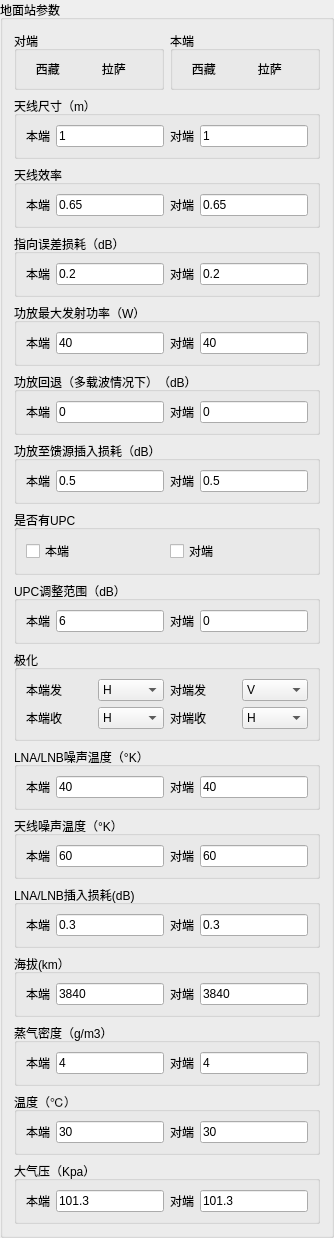
             <widget class="QGroupBox" name="groupBox_5">
              <property name="title">
               <string>地面站参数</string>
              </property>
              <layout class="QVBoxLayout" name="verticalLayout_4">
               <item>
                <layout class="QHBoxLayout" name="horizontalLayout_5">
                 <item>
                  <widget class="QGroupBox" name="groupBox_8">
                   <property name="title">
                    <string>对端</string>
                   </property>
                   <layout class="QHBoxLayout" name="horizontalLayout_31">
                    <item>
                     <widget class="QLabel" name="lbl_dd_province">
                      <property name="text">
                       <string>   西藏</string>
                      </property>
                     </widget>
                    </item>
                    <item>
                     <widget class="QLabel" name="lbl_dd_city">
                      <property name="text">
                       <string>   拉萨</string>
                      </property>
                     </widget>
                    </item>
                   </layout>
                  </widget>
                 </item>
                 <item>
                  <widget class="QGroupBox" name="groupBox_7">
                   <property name="title">
                    <string>本端</string>
                   </property>
                   <layout class="QHBoxLayout" name="horizontalLayout_32">
                    <item>
                     <widget class="QLabel" name="lbl_bd_province">
                      <property name="text">
                       <string>   西藏</string>
                      </property>
                     </widget>
                    </item>
                    <item>
                     <widget class="QLabel" name="lbl_bd_city">
                      <property name="text">
                       <string>   拉萨</string>
                      </property>
                     </widget>
                    </item>
                   </layout>
                  </widget>
                 </item>
                </layout>
               </item>
               <item>
                <widget class="QGroupBox" name="groupBox_9">
                 <property name="title">
                  <string>天线尺寸（m）</string>
                 </property>
                 <layout class="QHBoxLayout" name="horizontalLayout_4">
                  <item>
                   <widget class="QLabel" name="label_9">
                    <property name="text">
                     <string>本端</string>
                    </property>
                   </widget>
                  </item>
                  <item>
                   <widget class="QLineEdit" name="ledt_atn_bd_d">
                    <property name="text">
                     <string>1</string>
                    </property>
                   </widget>
                  </item>
                  <item>
                   <widget class="QLabel" name="label_10">
                    <property name="text">
                     <string>对端</string>
                    </property>
                   </widget>
                  </item>
                  <item>
                   <widget class="QLineEdit" name="ledt_atn_dd_d">
                    <property name="text">
                     <string>1</string>
                    </property>
                   </widget>
                  </item>
                 </layout>
                </widget>
               </item>
               <item>
                <widget class="QGroupBox" name="groupBox_10">
                 <property name="title">
                  <string>天线效率</string>
                 </property>
                 <layout class="QHBoxLayout" name="horizontalLayout_6">
                  <item>
                   <widget class="QLabel" name="label_11">
                    <property name="text">
                     <string>本端</string>
                    </property>
                   </widget>
                  </item>
                  <item>
                   <widget class="QLineEdit" name="ledit_bd_Atnef">
                    <property name="text">
                     <string>0.65</string>
                    </property>
                   </widget>
                  </item>
                  <item>
                   <widget class="QLabel" name="label_12">
                    <property name="text">
                     <string>对端</string>
                    </property>
                   </widget>
                  </item>
                  <item>
                   <widget class="QLineEdit" name="ledit_dd_Atnef">
                    <property name="text">
                     <string>0.65</string>
                    </property>
                   </widget>
                  </item>
                 </layout>
                </widget>
               </item>
               <item>
                <widget class="QGroupBox" name="groupBox_12">
                 <property name="title">
                  <string>指向误差损耗（dB）</string>
                 </property>
                 <layout class="QHBoxLayout" name="horizontalLayout_8">
                  <item>
                   <widget class="QLabel" name="label_15">
                    <property name="text">
                     <string>本端</string>
                    </property>
                   </widget>
                  </item>
                  <item>
                   <widget class="QLineEdit" name="ledt_loss_err_bd">
                    <property name="text">
                     <string>0.2</string>
                    </property>
                   </widget>
                  </item>
                  <item>
                   <widget class="QLabel" name="label_16">
                    <property name="text">
                     <string>对端</string>
                    </property>
                   </widget>
                  </item>
                  <item>
                   <widget class="QLineEdit" name="ledt_loss_err_dd">
                    <property name="text">
                     <string>0.2</string>
                    </property>
                   </widget>
                  </item>
                 </layout>
                </widget>
               </item>
               <item>
                <widget class="QGroupBox" name="groupBox_13">
                 <property name="title">
                  <string>功放最大发射功率（W）</string>
                 </property>
                 <layout class="QHBoxLayout" name="horizontalLayout_9">
                  <item>
                   <widget class="QLabel" name="label_17">
                    <property name="text">
                     <string>本端</string>
                    </property>
                   </widget>
                  </item>
                  <item>
                   <widget class="QLineEdit" name="hpa_mp_bd">
                    <property name="text">
                     <string>40</string>
                    </property>
                   </widget>
                  </item>
                  <item>
                   <widget class="QLabel" name="label_18">
                    <property name="text">
                     <string>对端</string>
                    </property>
                   </widget>
                  </item>
                  <item>
                   <widget class="QLineEdit" name="hpa_mp_dd">
                    <property name="text">
                     <string>40</string>
                    </property>
                   </widget>
                  </item>
                 </layout>
                </widget>
               </item>
               <item>
                <widget class="QGroupBox" name="groupBox_14">
                 <property name="title">
                  <string>功放回退（多载波情况下）（dB）</string>
                 </property>
                 <layout class="QHBoxLayout" name="horizontalLayout_10">
                  <item>
                   <widget class="QLabel" name="label_19">
                    <property name="text">
                     <string>本端</string>
                    </property>
                   </widget>
                  </item>
                  <item>
                   <widget class="QLineEdit" name="lineEdit_15">
                    <property name="text">
                     <string>0</string>
                    </property>
                   </widget>
                  </item>
                  <item>
                   <widget class="QLabel" name="label_20">
                    <property name="text">
                     <string>对端</string>
                    </property>
                   </widget>
                  </item>
                  <item>
                   <widget class="QLineEdit" name="lineEdit_16">
                    <property name="text">
                     <string>0</string>
                    </property>
                   </widget>
                  </item>
                 </layout>
                </widget>
               </item>
               <item>
                <widget class="QGroupBox" name="groupBox_15">
                 <property name="title">
                  <string>功放至馈源插入损耗（dB）</string>
                 </property>
                 <layout class="QHBoxLayout" name="horizontalLayout_11">
                  <item>
                   <widget class="QLabel" name="label_21">
                    <property name="text">
                     <string>本端</string>
                    </property>
                   </widget>
                  </item>
                  <item>
                   <widget class="QLineEdit" name="ledt_loss_Amplifier2feed_bd">
                    <property name="text">
                     <string>0.5</string>
                    </property>
                   </widget>
                  </item>
                  <item>
                   <widget class="QLabel" name="label_22">
                    <property name="text">
                     <string>对端</string>
                    </property>
                   </widget>
                  </item>
                  <item>
                   <widget class="QLineEdit" name="ledt_loss_Amplifier2feed_dd">
                    <property name="text">
                     <string>0.5</string>
                    </property>
                   </widget>
                  </item>
                 </layout>
                </widget>
               </item>
               <item>
                <widget class="QGroupBox" name="groupBox_16">
                 <property name="title">
                  <string>是否有UPC</string>
                 </property>
                 <layout class="QHBoxLayout" name="horizontalLayout_12">
                  <item>
                   <widget class="QCheckBox" name="checkBox">
                    <property name="text">
                     <string>本端</string>
                    </property>
                   </widget>
                  </item>
                  <item>
                   <widget class="QCheckBox" name="checkBox_2">
                    <property name="text">
                     <string>对端</string>
                    </property>
                   </widget>
                  </item>
                 </layout>
                </widget>
               </item>
               <item>
                <widget class="QGroupBox" name="groupBox_19">
                 <property name="title">
                  <string>UPC调整范围（dB）</string>
                 </property>
                 <layout class="QHBoxLayout" name="horizontalLayout_18">
                  <item>
                   <widget class="QLabel" name="label_31">
                    <property name="text">
                     <string>本端</string>
                    </property>
                   </widget>
                  </item>
                  <item>
                   <widget class="QLineEdit" name="lineEdit_23">
                    <property name="text">
                     <string>6</string>
                    </property>
                   </widget>
                  </item>
                  <item>
                   <widget class="QLabel" name="label_32">
                    <property name="text">
                     <string>对端</string>
                    </property>
                   </widget>
                  </item>
                  <item>
                   <widget class="QLineEdit" name="lineEdit_24">
                    <property name="text">
                     <string>0</string>
                    </property>
                   </widget>
                  </item>
                 </layout>
                </widget>
               </item>
               <item>
                <widget class="QGroupBox" name="groupBox_20">
                 <property name="title">
                  <string>极化</string>
                 </property>
                 <layout class="QGridLayout" name="gridLayout_3">
                  <item row="0" column="0">
                   <widget class="QLabel" name="label_33">
                    <property name="text">
                     <string>本端发</string>
                    </property>
                   </widget>
                  </item>
                  <item row="0" column="1">
                   <widget class="QComboBox" name="comboBox_6">
                    <item>
                     <property name="text">
                      <string>H</string>
                     </property>
                    </item>
                    <item>
                     <property name="text">
                      <string>V</string>
                     </property>
                    </item>
                   </widget>
                  </item>
                  <item row="1" column="3">
                   <widget class="QLabel" name="label_34">
                    <property name="text">
                     <string>对端收</string>
                    </property>
                   </widget>
                  </item>
                  <item row="1" column="0">
                   <widget class="QLabel" name="label_35">
                    <property name="text">
                     <string>本端收</string>
                    </property>
                   </widget>
                  </item>
                  <item row="0" column="4">
                   <widget class="QComboBox" name="comboBox_16">
                    <property name="currentIndex">
                     <number>1</number>
                    </property>
                    <item>
                     <property name="text">
                      <string>H</string>
                     </property>
                    </item>
                    <item>
                     <property name="text">
                      <string>V</string>
                     </property>
                    </item>
                   </widget>
                  </item>
                  <item row="0" column="3">
                   <widget class="QLabel" name="label_36">
                    <property name="text">
                     <string>对端发</string>
                    </property>
                   </widget>
                  </item>
                  <item row="1" column="4">
                   <widget class="QComboBox" name="coB_dd_re">
                    <property name="currentText">
                     <string>H</string>
                    </property>
                    <property name="currentIndex">
                     <number>0</number>
                    </property>
                    <item>
                     <property name="text">
                      <string>H</string>
                     </property>
                    </item>
                    <item>
                     <property name="text">
                      <string>V</string>
                     </property>
                    </item>
                   </widget>
                  </item>
                  <item row="1" column="1">
                   <widget class="QComboBox" name="coB_bd_re">
                    <property name="currentText">
                     <string>H</string>
                    </property>
                    <item>
                     <property name="text">
                      <string>H</string>
                     </property>
                    </item>
                    <item>
                     <property name="text">
                      <string>V</string>
                     </property>
                    </item>
                   </widget>
                  </item>
                 </layout>
                </widget>
               </item>
               <item>
                <widget class="QGroupBox" name="groupBox_21">
                 <property name="title">
                  <string>LNA/LNB噪声温度（°K）</string>
                 </property>
                 <layout class="QHBoxLayout" name="horizontalLayout_20">
                  <item>
                   <widget class="QLabel" name="label_39">
                    <property name="text">
                     <string>本端</string>
                    </property>
                   </widget>
                  </item>
                  <item>
                   <widget class="QLineEdit" name="ledt_t_n_bd_lna">
                    <property name="text">
                     <string>40</string>
                    </property>
                   </widget>
                  </item>
                  <item>
                   <widget class="QLabel" name="label_40">
                    <property name="text">
                     <string>对端</string>
                    </property>
                   </widget>
                  </item>
                  <item>
                   <widget class="QLineEdit" name="ledt_t_n_dd_lna">
                    <property name="text">
                     <string>40</string>
                    </property>
                   </widget>
                  </item>
                 </layout>
                </widget>
               </item>
               <item>
                <widget class="QGroupBox" name="groupBox_22">
                 <property name="title">
                  <string>天线噪声温度（°K）</string>
                 </property>
                 <layout class="QHBoxLayout" name="horizontalLayout_21">
                  <item>
                   <widget class="QLabel" name="label_43">
                    <property name="text">
                     <string>本端</string>
                    </property>
                   </widget>
                  </item>
                  <item>
                   <widget class="QLineEdit" name="ledt_t_n_bd">
                    <property name="text">
                     <string>60</string>
                    </property>
                   </widget>
                  </item>
                  <item>
                   <widget class="QLabel" name="label_44">
                    <property name="text">
                     <string>对端</string>
                    </property>
                   </widget>
                  </item>
                  <item>
                   <widget class="QLineEdit" name="ledt_t_n_dd">
                    <property name="text">
                     <string>60</string>
                    </property>
                   </widget>
                  </item>
                 </layout>
                </widget>
               </item>
               <item>
                <widget class="QGroupBox" name="groupBox_23">
                 <property name="title">
                  <string>LNA/LNB插入损耗(dB)</string>
                 </property>
                 <layout class="QHBoxLayout" name="horizontalLayout_22">
                  <item>
                   <widget class="QLabel" name="label_45">
                    <property name="text">
                     <string>本端</string>
                    </property>
                   </widget>
                  </item>
                  <item>
                   <widget class="QLineEdit" name="ledt_loss_bd_lna">
                    <property name="text">
                     <string>0.3</string>
                    </property>
                   </widget>
                  </item>
                  <item>
                   <widget class="QLabel" name="label_46">
                    <property name="text">
                     <string>对端</string>
                    </property>
                   </widget>
                  </item>
                  <item>
                   <widget class="QLineEdit" name="ledt_loss_dd_lna">
                    <property name="text">
                     <string>0.3</string>
                    </property>
                   </widget>
                  </item>
                 </layout>
                </widget>
               </item>
               <item>
                <widget class="QGroupBox" name="groupBox_25">
                 <property name="title">
                  <string>海拔(km）</string>
                 </property>
                 <layout class="QHBoxLayout" name="horizontalLayout_24">
                  <item>
                   <widget class="QLabel" name="label_49">
                    <property name="text">
                     <string>本端</string>
                    </property>
                   </widget>
                  </item>
                  <item>
                   <widget class="QLineEdit" name="ledt_alt_bd">
                    <property name="text">
                     <string>3840</string>
                    </property>
                   </widget>
                  </item>
                  <item>
                   <widget class="QLabel" name="label_50">
                    <property name="text">
                     <string>对端</string>
                    </property>
                   </widget>
                  </item>
                  <item>
                   <widget class="QLineEdit" name="ledt_alt_dd">
                    <property name="text">
                     <string>3840</string>
                    </property>
                   </widget>
                  </item>
                 </layout>
                </widget>
               </item>
               <item>
                <widget class="QGroupBox" name="groupBox_24">
                 <property name="title">
                  <string>蒸气密度（g/m3）</string>
                 </property>
                 <layout class="QHBoxLayout" name="horizontalLayout_23">
                  <item>
                   <widget class="QLabel" name="label_47">
                    <property name="text">
                     <string>本端</string>
                    </property>
                   </widget>
                  </item>
                  <item>
                   <widget class="QLineEdit" name="va_den_bd">
                    <property name="text">
                     <string>4</string>
                    </property>
                   </widget>
                  </item>
                  <item>
                   <widget class="QLabel" name="label_48">
                    <property name="text">
                     <string>对端</string>
                    </property>
                   </widget>
                  </item>
                  <item>
                   <widget class="QLineEdit" name="va_den_dd">
                    <property name="text">
                     <string>4</string>
                    </property>
                   </widget>
                  </item>
                 </layout>
                </widget>
               </item>
               <item>
                <widget class="QGroupBox" name="groupBox_27">
                 <property name="title">
                  <string>温度（℃）</string>
                 </property>
                 <layout class="QHBoxLayout" name="horizontalLayout_26">
                  <item>
                   <widget class="QLabel" name="label_53">
                    <property name="text">
                     <string>本端</string>
                    </property>
                   </widget>
                  </item>
                  <item>
                   <widget class="QLineEdit" name="ledt_T_bd">
                    <property name="text">
                     <string>30</string>
                    </property>
                   </widget>
                  </item>
                  <item>
                   <widget class="QLabel" name="label_54">
                    <property name="text">
                     <string>对端</string>
                    </property>
                   </widget>
                  </item>
                  <item>
                   <widget class="QLineEdit" name="ledt_T_dd">
                    <property name="text">
                     <string>30</string>
                    </property>
                   </widget>
                  </item>
                 </layout>
                </widget>
               </item>
               <item>
                <widget class="QGroupBox" name="groupBox_26">
                 <property name="title">
                  <string>大气压（Kpa）</string>
                 </property>
                 <layout class="QHBoxLayout" name="horizontalLayout_25">
                  <item>
                   <widget class="QLabel" name="label_51">
                    <property name="text">
                     <string>本端</string>
                    </property>
                   </widget>
                  </item>
                  <item>
                   <widget class="QLineEdit" name="bd_atmph">
                    <property name="text">
                     <string>101.3</string>
                    </property>
                   </widget>
                  </item>
                  <item>
                   <widget class="QLabel" name="label_52">
                    <property name="text">
                     <string>对端</string>
                    </property>
                   </widget>
                  </item>
                  <item>
                   <widget class="QLineEdit" name="bd_atmph_2">
                    <property name="text">
                     <string>101.3</string>
                    </property>
                   </widget>
                  </item>
                 </layout>
                </widget>
               </item>
              </layout>
             </widget>
